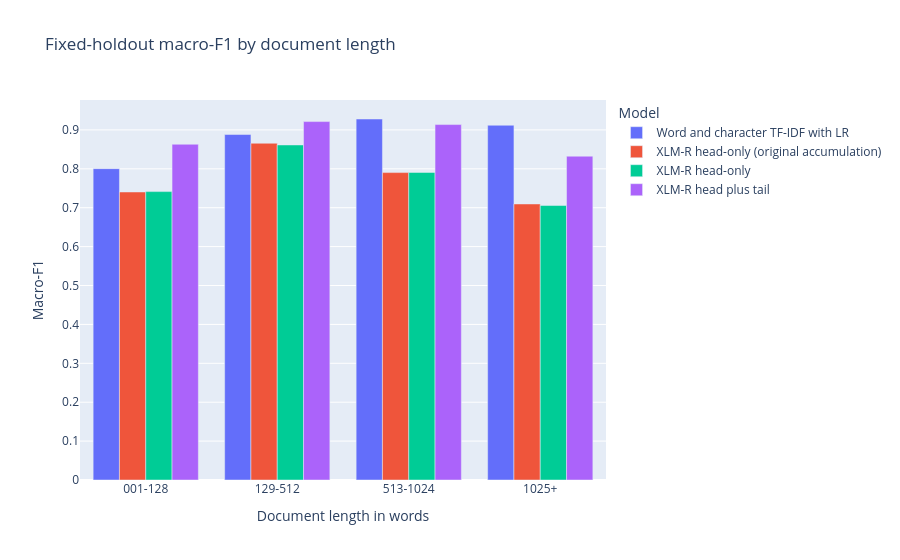

Notebook cell for this chart:
### Markdown cell above
## 03 · Document length

The policies can differ only on documents above the token budget, so the length groups show where any change comes from. Groups use word counts, not tokenizer tokens.

### Code cell
LENGTH_ORDER = ["001-128", "129-512", "513-1024", "1025+"]
lengths = pl.read_parquet(STAGE / "length_bucket_macro_f1.parquet").with_columns(
    pl.col("model").replace(
        {
            "word_char_tfidf_reference": EVALUATION_NAMES["word_char_tfidf_reference"],
            "original_head_only": RUN_NAMES["original_head_only"],
            "head_only": RUN_NAMES["head_only"],
            "head_tail": RUN_NAMES["head_tail"],
        }
    )
)
display(
    lengths.pivot(on="model", index=["length_bucket", "support"], values="macro_f1")
    .with_columns(
        (pl.col(RUN_NAMES["head_tail"]) - pl.col(RUN_NAMES["head_only"])).alias(
            "head_tail_minus_head_only"
        )
    )
    .sort(pl.col("length_bucket").replace_strict(LENGTH_ORDER, list(range(4))))
)
display(
    px.bar(
        lengths,
        x="length_bucket",
        y="macro_f1",
        color="model",
        barmode="group",
        category_orders={"length_bucket": LENGTH_ORDER},
        title="Fixed-holdout macro-F1 by document length",
        labels={
            "length_bucket": "Document length in words",
            "macro_f1": "Macro-F1",
            "model": "Model",
        },
    )
)

### Figure 1 — Plotly figure (JSON) as saved in the notebook; plotly's stock layout.template omitted (floating-point values rounded to 4 significant figures)
{"data": [{"alignmentgroup": "True", "hovertemplate": "Model=Word and character TF-IDF with LR<br>Document length in words=%{x}<br>Macro-F1=%{y}<extra></extra>", "legendgroup": "Word and character TF-IDF with LR", "marker": {"color": "#636efa", "pattern": {"shape": ""}}, "name": "Word and character TF-IDF with LR", "offsetgroup": "Word and character TF-IDF with LR", "orientation": "v", "showlegend": true, "textposition": "auto", "type": "bar", "x": ["001-128", "1025+", "129-512", "513-1024"], "xaxis": "x", "y": [0.8004, 0.912, 0.8882, 0.9281], "yaxis": "y"}, {"alignmentgroup": "True", "hovertemplate": "Model=XLM-R head-only (original accumulation)<br>Document length in words=%{x}<br>Macro-F1=%{y}<extra></extra>", "legendgroup": "XLM-R head-only (original accumulation)", "marker": {"color": "#EF553B", "pattern": {"shape": ""}}, "name": "XLM-R head-only (original accumulation)", "offsetgroup": "XLM-R head-only (original accumulation)", "orientation": "v", "showlegend": true, "textposition": "auto", "type": "bar", "x": ["001-128", "1025+", "129-512", "513-1024"], "xaxis": "x", "y": [0.7405, 0.7097, 0.8658, 0.7903], "yaxis": "y"}, {"alignmentgroup": "True", "hovertemplate": "Model=XLM-R head-only<br>Document length in words=%{x}<br>Macro-F1=%{y}<extra></extra>", "legendgroup": "XLM-R head-only", "marker": {"color": "#00cc96", "pattern": {"shape": ""}}, "name": "XLM-R head-only", "offsetgroup": "XLM-R head-only", "orientation": "v", "showlegend": true, "textposition": "auto", "type": "bar", "x": ["001-128", "1025+", "129-512", "513-1024"], "xaxis": "x", "y": [0.7414, 0.7057, 0.8614, 0.7907], "yaxis": "y"}, {"alignmentgroup": "True", "hovertemplate": "Model=XLM-R head plus tail<br>Document length in words=%{x}<br>Macro-F1=%{y}<extra></extra>", "legendgroup": "XLM-R head plus tail", "marker": {"color": "#ab63fa", "pattern": {"shape": ""}}, "name": "XLM-R head plus tail", "offsetgroup": "XLM-R head plus tail", "orientation": "v", "showlegend": true, "textposition": "auto", "type": "bar", "x": ["001-128", "1025+", "129-512", "513-1024"], "xaxis": "x", "y": [0.8632, 0.8325, 0.9215, 0.9138], "yaxis": "y"}], "layout": {"barmode": "group", "legend": {"title": {"text": "Model"}, "tracegroupgap": 0}, "title": {"text": "Fixed-holdout macro-F1 by document length"}, "xaxis": {"anchor": "y", "categoryarray": ["001-128", "129-512", "513-1024", "1025+"], "categoryorder": "array", "domain": [0.0, 1.0], "title": {"text": "Document length in words"}}, "yaxis": {"anchor": "x", "domain": [0.0, 1.0], "title": {"text": "Macro-F1"}}}}
